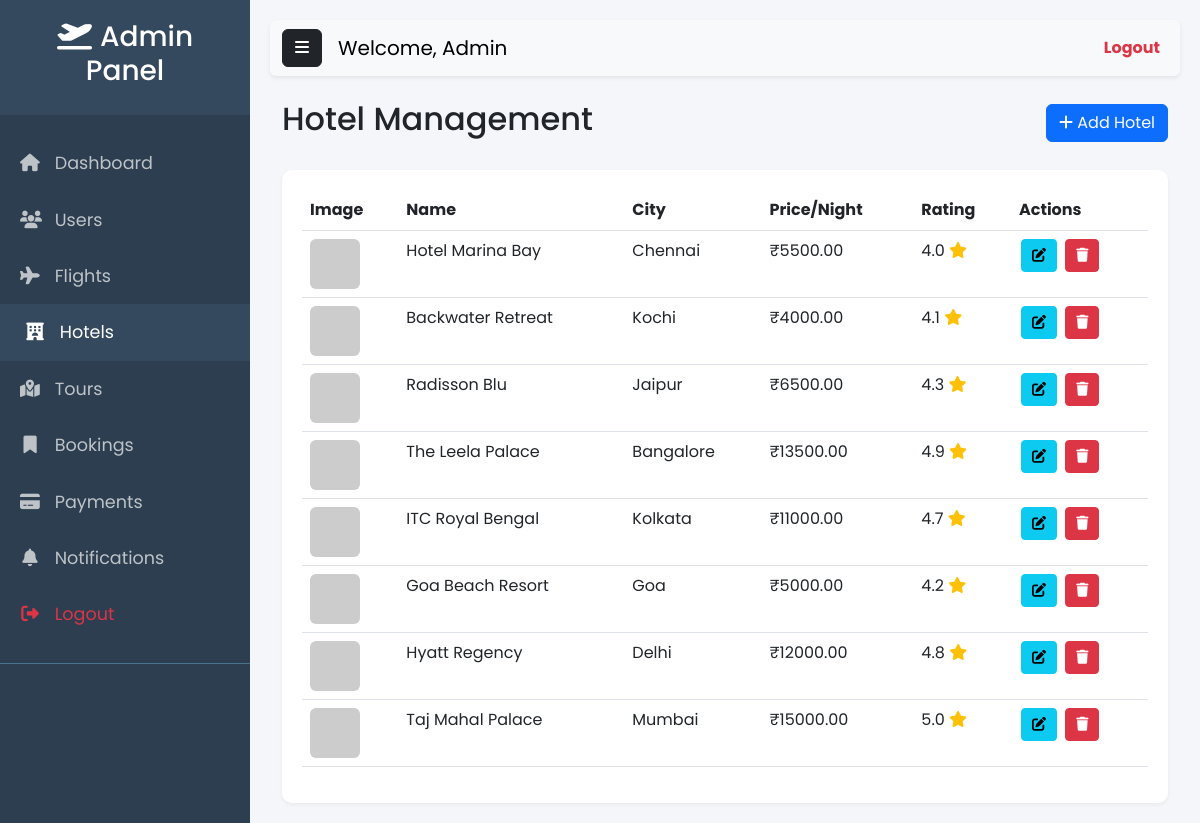
/admin/hotels.php (signed in), run on the app's committed database.
### tables this page shows
CREATE TABLE IF NOT EXISTS `hotels` (
    `hotel_id` INT AUTO_INCREMENT PRIMARY KEY,
    `name` VARCHAR(100) NOT NULL,
    `city` VARCHAR(100) NOT NULL,
    `address` TEXT,
    `description` TEXT,
    `price_per_night` DECIMAL(10, 2) NOT NULL,
    `rating` DECIMAL(2, 1) DEFAULT 0,
    `amenities` TEXT,
    `main_image` TEXT,
    `latitude` DECIMAL(10, 8),
    `longitude` DECIMAL(11, 8),
    `created_at` TIMESTAMP DEFAULT CURRENT_TIMESTAMP
);

### database/db.php (called while the page is built, shortened)
<?php
function db_query($conn, $query, $params = null) {
    if ($params) {
        try {
            $stmt = mysqli_prepare($conn, $query);
            if (!$stmt) {
                die("Prepare failed: " . mysqli_error($conn));
            }
            $types = '';
            foreach ($params as $param) {
                if (is_int($param)) {
                    $types .= 'i';
                } elseif (is_float($param)) {
                    $types .= 'd';
                } else {
                    $types .= 's';
                }
            }
            mysqli_stmt_bind_param($stmt, $types, ...$params);
            mysqli_stmt_execute($stmt);
            $result = mysqli_stmt_get_result($stmt);
            if ($result === false && mysqli_stmt_errno($stmt) === 0) {
                return true;
            }
            return $result;
        } catch (mysqli_sql_exception $e) {
            return false;
        }
    } else {
        try {
            return mysqli_query($conn, $query);
        } catch (mysqli_sql_exception $e) {
            return false;
        }
    }
}
function db_fetch_assoc($result) {
    return mysqli_fetch_assoc($result);
}
?>

### admin/hotels.php (the view, shortened to what this page needs)
<?php
include '../database/db.php';
$result = db_query($conn, "SELECT * FROM hotels ORDER BY hotel_id DESC");
include 'includes/header.php';
include 'includes/sidebar.php';
?>
<div class="container-fluid">
    <div class="d-flex justify-content-between align-items-center mb-4">
        <h2>Hotel Management</h2>
        <button class="btn btn-primary" data-bs-toggle="modal" data-bs-target="#hotelModal" onclick="clearForm()">
            <i class="fas fa-plus"></i> Add Hotel
        </button>
    </div>
    <div class="table-responsive">
        <table class="table table-hover">
            <thead>
                <tr>
                    <th>Image</th>
                    <th>Name</th>
                    <th>City</th>
                    <th>Price/Night</th>
                    <th>Rating</th>
                    <th>Actions</th>
                </tr>
            </thead>
            <tbody>
                <?php while ($row = db_fetch_assoc($result)): ?>
                <tr>
                    <td><img src="<?php echo $row['main_image'] ? $row['main_image'] : 'https://placehold.co/50'; ?>" width="50" class="rounded"></td>
                    <td><?php echo htmlspecialchars($row['name']); ?></td>
                    <td><?php echo htmlspecialchars($row['city']); ?></td>
                    <td>₹<?php echo $row['price_per_night']; ?></td>
                    <td><?php echo $row['rating']; ?> <i class="fas fa-star text-warning"></i></td>
                    <td>
                        <button class="btn btn-sm btn-info btn-action" onclick='editHotel(<?php echo json_encode($row); ?>)'>
                            <i class="fas fa-edit"></i>
                        </button>
                        <form method="POST" class="d-inline" onsubmit="return confirm('Delete this hotel?');">
                            <button class="btn btn-sm btn-danger btn-action"><i class="fas fa-trash"></i></button>
                        </form>
                    </td>
                </tr>
                <?php endwhile; ?>
            </tbody>
        </table>
    </div>
</div>
<?php include 'includes/footer.php'; ?>

### admin/includes/header.php (style rules this page uses)
body { font-family: 'Poppins', sans-serif; background-color: #f4f6f9; }
.table-responsive { background: white; padding: 20px; border-radius: 10px; box-shadow: 0 2px 4px rgba(0,0,0,0.05); }
.btn-action { padding: 5px 10px; margin: 0 2px; }

### data on the page
hotels: name "Hotel Marina Bay", city "Chennai", price_per_night "5500.00", rating "4.0"
hotels: name "Backwater Retreat", city "Kochi", price_per_night "4000.00", rating "4.1"
hotels: name "Radisson Blu", city "Jaipur", price_per_night "6500.00", rating "4.3"
hotels: name "The Leela Palace", city "Bangalore", price_per_night "13500.00", rating "4.9"
hotels: name "ITC Royal Bengal", city "Kolkata", price_per_night "11000.00", rating "4.7"
hotels: name "Goa Beach Resort", city "Goa", price_per_night "5000.00", rating "4.2"
hotels: name "Hyatt Regency", city "Delhi", price_per_night "12000.00", rating "4.8"
hotels: name "Taj Mahal Palace", city "Mumbai", price_per_night "15000.00", rating "5.0"
